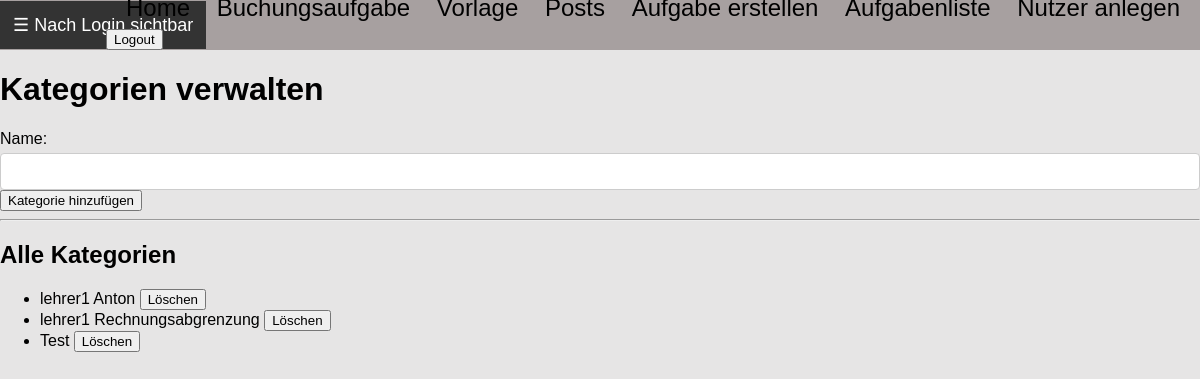
Before: /posts/neue-kategorie/ (signed in) with the older database file.
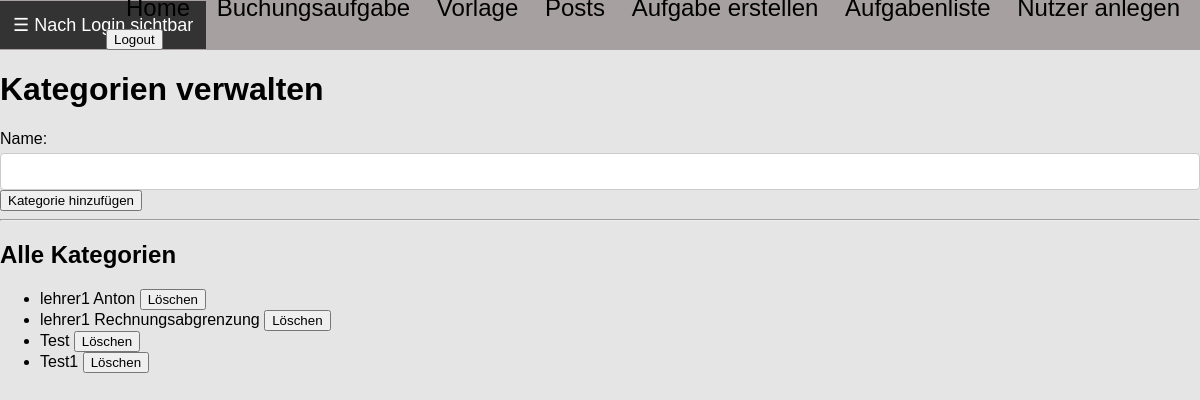
After: the same page with the newer database file.
### posts/models.py (models this page shows, shortened)
class Kategorie(models.Model):
    name = models.CharField(max_length=100, unique=True)
    author = models.ForeignKey(settings.AUTH_USER_MODEL, on_delete=models.CASCADE, limit_choices_to={'role': 'teacher'})

### posts/views.py (the view)
    def _wrapped_view_func(request, *args, **kwargs):
        if request.user.is_authenticated and request.user.role == 'teacher':
            return view_func(request, *args, **kwargs)
        else:
            return HttpResponse(f'Fehlende Berechtigung <br><a href="{reverse("index")}">Zurück zur Startseite</a>')

### posts/forms.py
class KategorieForm(forms.ModelForm):
    class Meta:
        model = Kategorie
        fields = ['name']

### posts/views.py (called while the page is built)
def lehrkraft_required(view_func):
    def _wrapped_view_func(request, *args, **kwargs):
        if request.user.is_authenticated and request.user.role == 'teacher':
            return view_func(request, *args, **kwargs)
        else:
            return HttpResponse(f'Fehlende Berechtigung <br><a href="{reverse("index")}">Zurück zur Startseite</a>')
    return _wrapped_view_func

@login_required(login_url="/users/login/")
@lehrkraft_required
def neue_kategorie(request):
    if request.method == 'POST':
        return process_kategorie_form(request, KategorieForm(request.POST))
    return render_kategorie_form(request)

def render_kategorie_form(request, form=None):
    form = form or KategorieForm()
    kategorien = Kategorie.objects.filter(author=request.user)
    return render(request, 'posts/neue_kategorie.html', {'form': form, 'kategorien': kategorien})

### posts/templates/posts/neue_kategorie.html (shortened to what this page needs)
{% extends 'vorlage.html' %}
{% block content %}
<h1>Kategorien verwalten</h1>
<form method="POST">
    {{ form.name.label_tag }} {{ form.name }}<br>
    <button type="submit">Kategorie hinzufügen</button>
</form>
<hr>
<h2>Alle Kategorien</h2>
<ul>
    {% for kategorie in kategorien %}
        <li>
            {{ kategorie.name }}
            <form action="{% url 'posts:kategorie_loeschen' kategorie.id %}" method="POST" style="display:inline;">
                <button type="submit" onclick="return confirm('Willst du diese Kategorie wirklich löschen?');">Löschen</button>
            </form>
        </li>
    {% endfor %}
</ul>
{% endblock %}

Changed rows visible on the page:
added Kategorie: name "Test1"
